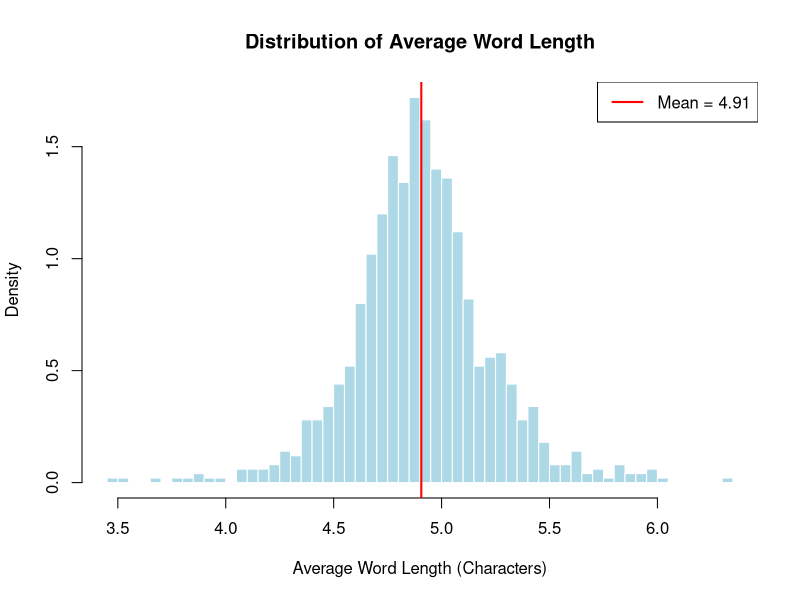
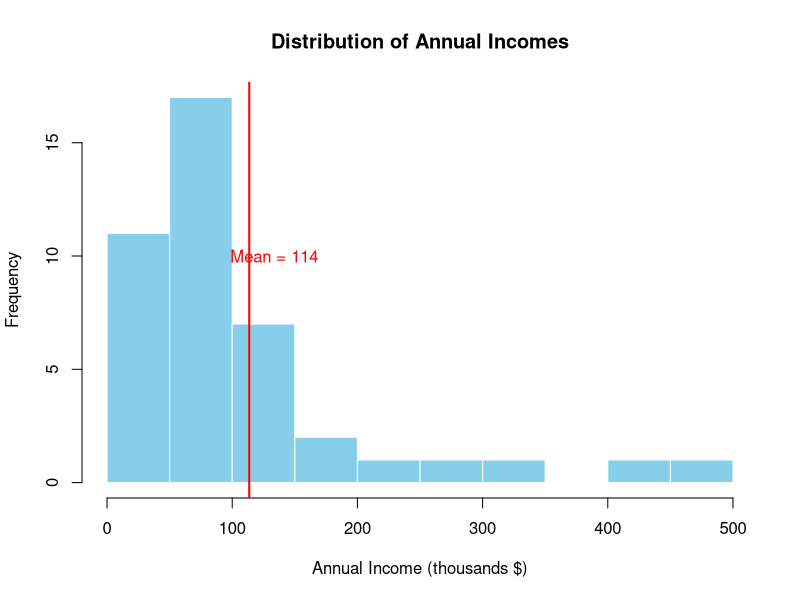
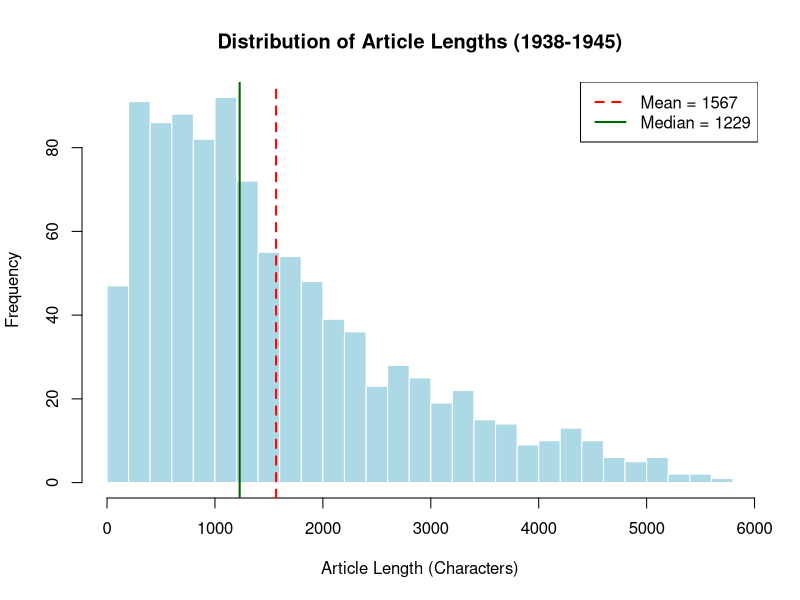
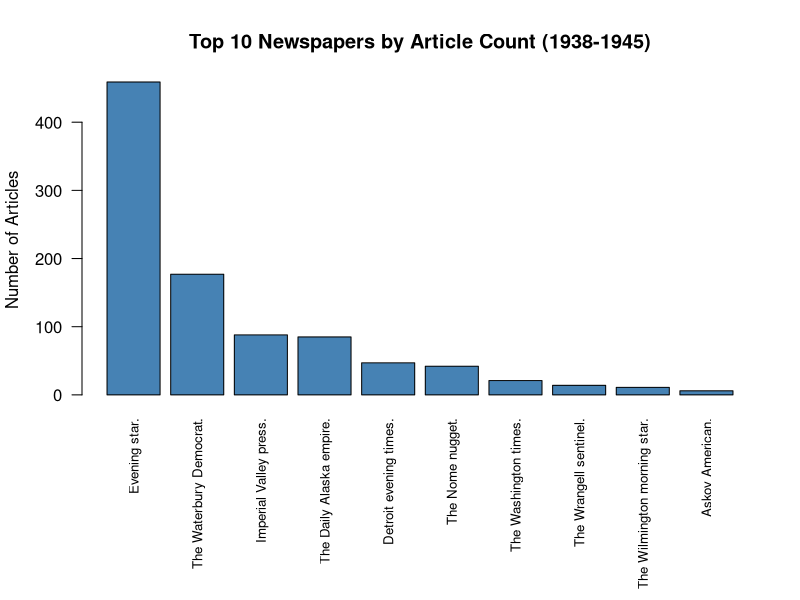
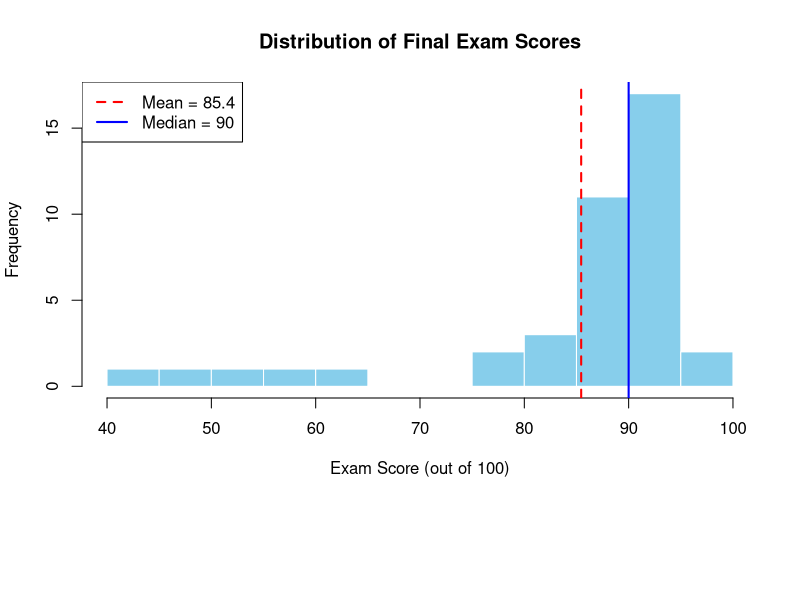
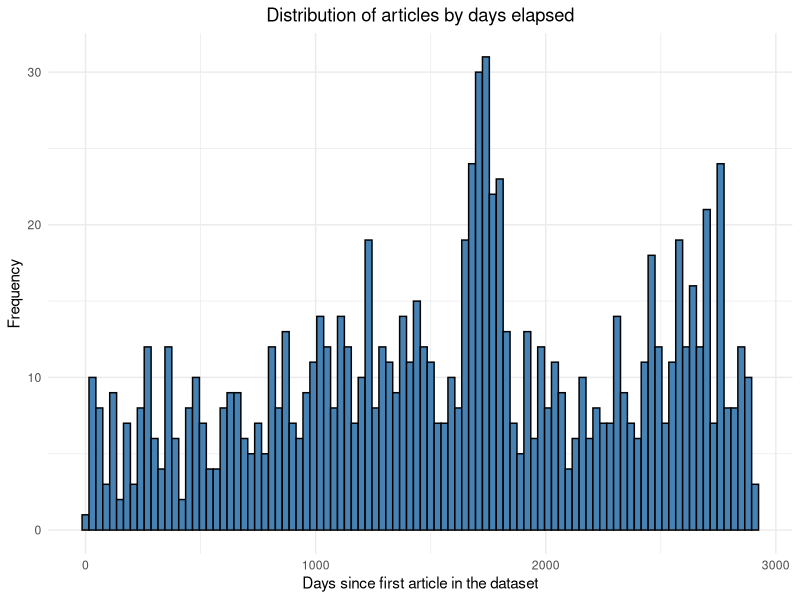
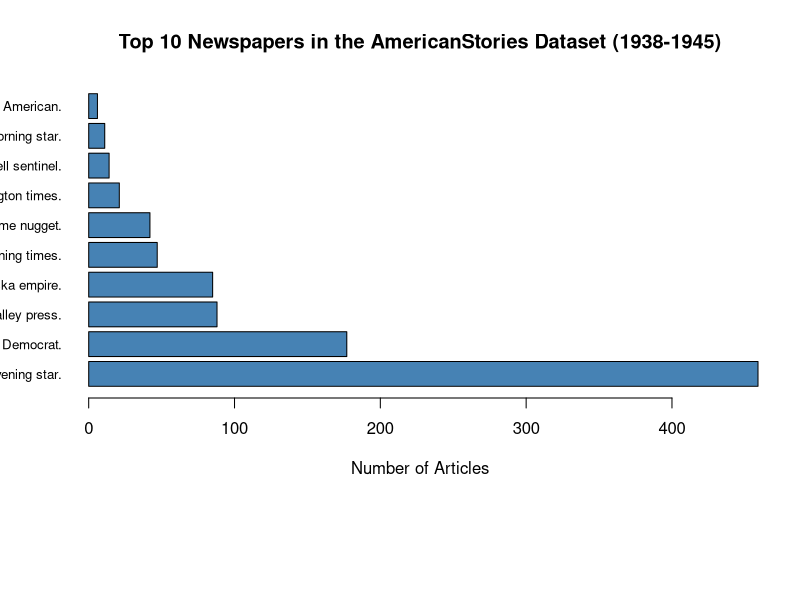
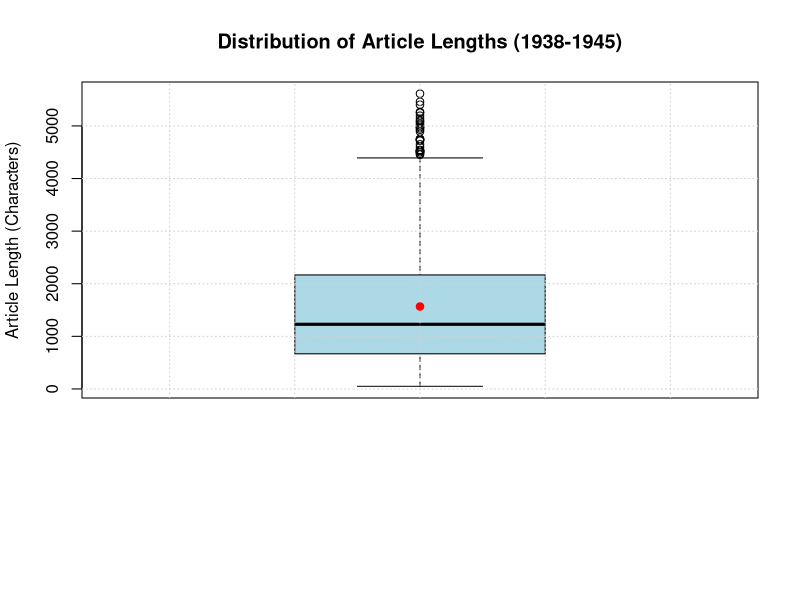

The R script that drew these images, in order:
## ---- chunk 1
# Create a sample of named entities data for explaining nominal variables
entities_sample <- data.frame(
  entity_text = c("Washington", "New York", "Congress"),
  entity_type = c("PER", "LOC", "ORG"))
entities_sample
## ---- chunk 2
# Create a sample of game place data for explaining ordinal variables
game_sample <- data.frame(
  athlets = c("Alex Alan", "Briana Bale", "Cynthia Claire"),
  place = c("Gold", "Silver", "Bronze"))
game_sample
## ---- chunk 3
# Create a sample of temperature in celsius degree data for explaining interval variables
temp_sample <- data.frame(
  container = c("Plastic", "Glass", "Ceramic"),
  temp_celsius = c(60, 70, 100))
temp_sample
## ---- chunk 4
# Create a sample of respnse time data for explaining ratio variables
rt_sample <- data.frame(
  subject = c("01", "02", "03"),
  response_time_seconds = c("5", "10", "20"))
rt_sample
## ---- chunk 5
# Load the dataset in R
dataset <- read.csv("data/american_stories_dataset.csv", stringsAsFactors = FALSE)

# Examine the data
head(dataset)
## ---- chunk 6
# display the structure of the dataset
str(dataset)
## ---- chunk 7
# Function to calculate average word length
avg_word_length <- function(text) {
  words <- unlist(strsplit(text, "\\s+"))
  if (length(words) == 0) return(0)
  word_lengths <- nchar(words)
  return(mean(word_lengths))
}

# Calculate average word length
dataset$avg_word_length <- sapply(dataset$article, avg_word_length)

# Calculate mean
mean_wl <- mean(dataset$avg_word_length)

# Create histogram
hist(dataset$avg_word_length, 
     breaks = 50,
     col = "lightblue", 
     border = "white",
     main = "Distribution of Average Word Length",
     xlab = "Average Word Length (Characters)",
     prob = TRUE)

# Add lines for mean
abline(v = mean_wl, col = "red", lwd = 2)

# Add legend
legend("topright", 
       legend = c(paste("Mean =", round(mean_wl, 2))),
       col = c("red", "green", "black"),
       lty = c(1, 2, 1),
       lwd = c(2, 2, 1))
## ---- chunk 8
# Create a more continuous income dataset (in thousands of dollars)
income <- c(
  # Low to middle incomes (25 people)
  30, 32, 35, 38, 40, 41, 43, 45, 47, 49,
  50, 52, 55, 57, 59, 60, 62, 65, 68, 70,
  72, 75, 78, 80, 83,
  
  # Upper middle incomes (10 people)
  90, 95, 100, 105, 110, 115, 120, 130, 140, 150,
  
  # High incomes (5 people)
  180, 200, 250, 300, 350,
  
  # Very high incomes (2 people)
  450, 500
)

# Calculate mean
mean_income <- mean(income)

# Create histogram with more continuous breaks
hist(income, 
     breaks = 15,
     col = "skyblue", 
     border = "white",
     main = "Distribution of Annual Incomes",
     xlab = "Annual Income (thousands $)",
     ylab = "Frequency")

# Add vertical line for mean
abline(v = mean_income, col = "red", lwd = 2)

# Add text label for mean
text(mean_income + 20, 10, paste("Mean =", round(mean_income)), col = "red")
## ---- chunk 9
# Calculate article length
dataset$article_length <- nchar(dataset$article)

# Calculate median and mean
median_length <- median(dataset$article_length)
mean_length <- mean(dataset$article_length)

# Create histogram
hist(dataset$article_length, 
     breaks = 30,
     col = "lightblue", 
     border = "white",
     main = "Distribution of Article Lengths (1938-1945)",
     xlab = "Article Length (Characters)",
     ylab = "Frequency")

# Add vertical line for median
abline(v = median_length, col = "darkgreen", lwd = 2)

# Add vertical line for mean
abline(v = mean_length, col = "red", lwd = 2, lty = 2)

# Add legend
legend("topright", 
       legend = c(paste("Mean =", round(mean_length)),
                 paste("Median =", median_length)),
       col = c("red", "darkgreen"),
       lty = c(2, 1),
       lwd = c(2, 2))
## ---- chunk 10
# Calculate frequency of articles by newspaper
newspaper_counts <- table(dataset$newspaper_name)

# Sort newspapers by count (descending)
sorted_counts <- sort(newspaper_counts, decreasing = TRUE)

# Get the top 10 newspapers
top_papers <- sorted_counts[1:10]

# Create a vertical bar chart
par(mar = c(10, 4, 4, 2) + 0.1)  # Increase bottom margin for labels

barplot(top_papers, 
        main = "Top 10 Newspapers by Article Count (1938-1945)",
        ylab = "Number of Articles",
        col = "steelblue",
        las = 2,          # Make axis labels perpendicular to axis
        cex.names = 0.8)  # Adjust text size for newspaper names
## ---- chunk 11
# Calculate range of article length
min_length <- min(dataset$article_length, na.rm = TRUE)
max_length <- max(dataset$article_length, na.rm = TRUE)
range_length <- max_length - min_length

# Display results
cat("Minimum article length:", min_length, "characters\n")
cat("Maximum article length:", max_length, "characters\n")
cat("Range:", range_length, "characters\n")
## ---- chunk 12
# Calculate quartiles and IQR
q1 <- quantile(dataset$article_length, 0.25, na.rm = TRUE)
q3 <- quantile(dataset$article_length, 0.75, na.rm = TRUE)
iqr <- q3 - q1

# Display results
cat("First quartile (Q1):", q1, "characters\n")
cat("Third quartile (Q3):", q3, "characters\n")
cat("Interquartile range (IQR):", iqr, "characters\n")
## ---- chunk 13
# Calculate variance and standard deviation of the average word length
var_avg_wl <- var(dataset$avg_word_length, na.rm = TRUE)
sd_avg_wl <- sd(dataset$avg_word_length, na.rm = TRUE)

# Print results
cat("Mean of average word length:", round(mean_wl, 2), "characters\n")
cat("Variance of average word length:", round(var_avg_wl, 2), "characters²\n")
cat("Standard deviation of average word length:", round(sd_avg_wl, 2), "characters\n")
## ---- chunk 14
# install the e1071 package to calculate skewness
install.packages("e1071") 
## ---- chunk 15
# Load the e1071 package for skewness function
library(e1071)

# Calculate article length
dataset$article_length <- nchar(dataset$article)

# Calculate skewness
skew_score <- skewness(dataset$article_length, na.rm = TRUE)

# Calculate median and mean for comparison
median_length <- median(dataset$article_length)
mean_length <- mean(dataset$article_length)

# Print results
cat("Skewness score:", round(skew_score, 3), "\n")
cat("Mean article length:", round(mean_length, 0), "characters\n")
cat("Median article length:", median_length, "characters\n")
## ---- chunk 16
# Create exam scores dataset
scores <- c(
  # High performers (majority of students)
  97, 95, 93, 96, 92, 94, 90, 91, 89, 93,
  94, 88, 92, 95, 87, 91, 93, 90, 89, 94,
  92, 90, 88, 91, 95, 89, 93, 86, 91, 88,
  
  # Medium performers
  82, 84, 79, 83, 80,
  
  # Low performers (minority of students)
  65, 58, 52, 47, 42
)

# Create a data frame
exam_data <- data.frame(student_id = 1:40, exam_score = scores)

# Display first few rows
head(exam_data)

# Calculate descriptive statistics
mean_score <- mean(exam_data$exam_score)
median_score <- median(exam_data$exam_score)
## ---- chunk 17
    # Create histogram of exam scores
    hist(exam_data$exam_score, 
         breaks = 10,
         col = "skyblue", 
         border = "white",
         main = "Distribution of Final Exam Scores",
         xlab = "Exam Score (out of 100)",
         ylab = "Frequency")

    # Add vertical lines for mean and median
    abline(v = mean_score, col = "red", lwd = 2, lty = 2)
    abline(v = median_score, col = "blue", lwd = 2)

    # Add legend
    legend("topleft", 
          legend = c(paste("Mean =", round(mean_score, 1)),
                    paste("Median =", median_score)),
          col = c("red", "blue"),
          lty = c(2, 1),
          lwd = c(2, 2))
## ---- chunk 18
    # calculate the skewness score

## ---- chunk 19
# Convert date strings to Date objects
dataset$date_obj <- as.Date(dataset$date)

# Calculate days since the earliest date in the dataset
dataset$days_elapsed <- as.numeric(dataset$date_obj - min(dataset$date_obj))

# Plot histogram
library(ggplot2)
ggplot(dataset, aes(x = days_elapsed)) +
  geom_histogram(binwidth = 30, fill = "steelblue", color = "black") +
  labs(
    title = "Distribution of articles by days elapsed",
    x = "Days since first article in the dataset",
    y = "Frequency"
  ) +
  theme_minimal() +
  theme(
    plot.title = element_text(hjust = 0.5)  # This centers the title
  )
## ---- chunk 20
# Count the frequency of each newspaper in the dataset
newspaper_counts <- table(dataset$newspaper_name)

# Sort in descending order to see the most frequent newspapers
sorted_counts <- sort(newspaper_counts, decreasing = TRUE)

# Take the top 10 most frequent newspapers for better visualization
top_10 <- sorted_counts[1:10]

# Create a bar plot
barplot(top_10,
        main = "Top 10 Newspapers in the AmericanStories Dataset (1938-1945)",
        xlab = "Number of Articles",
        col = "steelblue",
        horiz = TRUE,   # Horizontal bars for better label visibility
        las = 1,        # Make axis labels horizontal
        cex.names = 0.8) # Adjust text size for newspaper names
## ---- chunk 21
# Calculate article length if not already done
dataset$article_length <- nchar(dataset$article)

# Create a box plot
boxplot(dataset$article_length,
        main = "Distribution of Article Lengths (1938-1945)",
        ylab = "Article Length (Characters)",
        col = "lightblue")

# Add a grid for easier reading
grid()

# Add mean point for comparison
points(1, mean(dataset$article_length), col = "red", pch = 19)
## ---- chunk 22
# Create study time dataset
set.seed(123)

# Create data for three course sections with different study patterns
section_A <- c(2.5, 3.0, 2.8, 3.5, 1.5, 2.2, 3.8, 2.7, 3.2, 2.0, 1.8, 4.0, 2.5, 3.3, 2.9)
section_B <- c(4.5, 5.2, 4.8, 6.1, 7.0, 4.9, 6.5, 5.5, 7.2, 8.0, 5.8, 6.2, 4.7, 5.0, 6.8)
section_C <- c(0.5, 3.7, 2.0, 5.5, 1.2, 7.5, 4.2, 0.8, 6.5, 3.0, 8.2, 2.5, 9.0, 4.5, 1.5)

# Combine into a data frame
study_data <- data.frame(
  student_id = 1:45,
  section = rep(c("Section A", "Section B", "Section C"), each = 15),
  study_hours = c(section_A, section_B, section_C)
)

# Display first few rows
head(study_data)
## ---- chunk 23
# Basic box plot of study hours by section
boxplot(study_hours ~ section, data = study_data,
        main = "Distribution of Study Hours by Course Section",
        xlab = "Course Section",
        ylab = "Hours Spent Studying",
        col = c("lightblue", "lightgreen", "lightsalmon"))

# Add grid for easier reading
grid()
## ---- chunk 24
# Calculate summary statistics by section
tapply(study_data$study_hours, study_data$section, summary)

# Calculate standard deviation by section
tapply(study_data$study_hours, study_data$section, sd)
## ---- chunk 25
# Calculate skewness
skew <- skewness(exam_data$exam_score, na.rm = TRUE)

# Print results
cat("Skewness score:", round(skew, 3), "\n")
